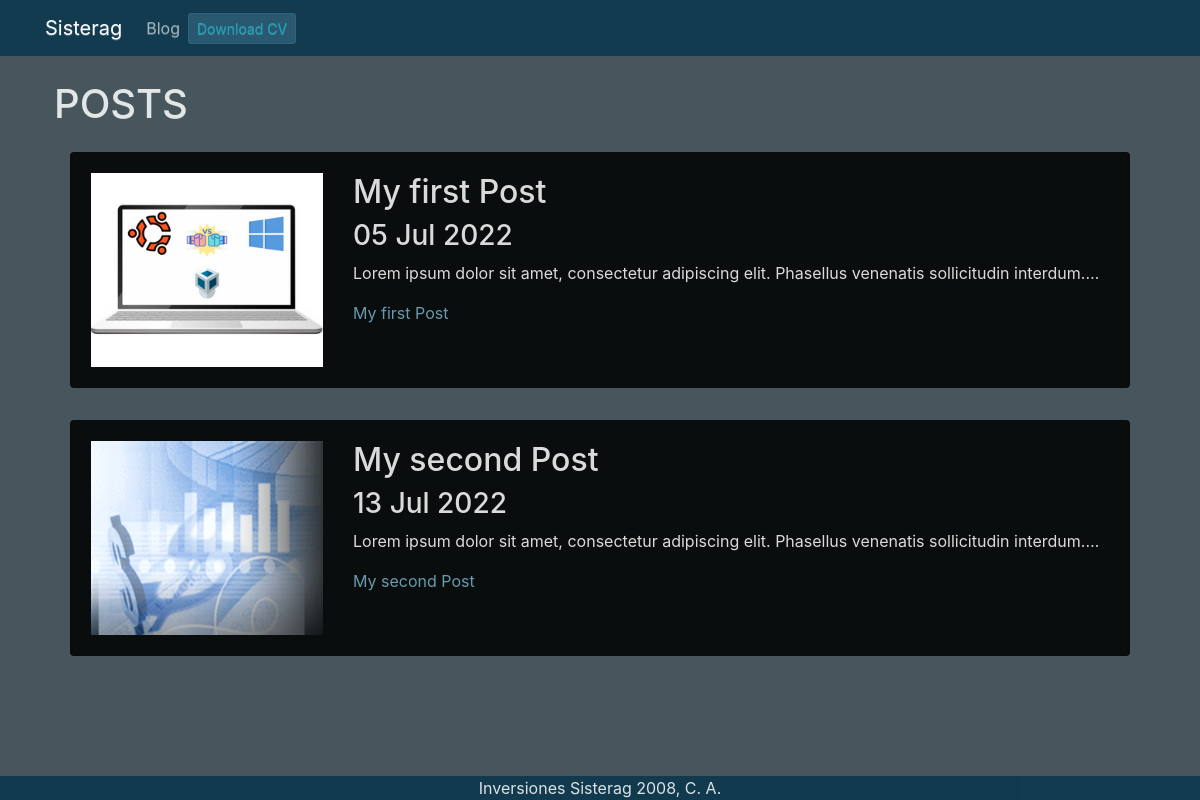
Screenshot of /blog/ with the database file from the repository.
### blog/models.py (models this page shows)
class Post(models.Model):
    title = CharField(max_length=100)
    description = TextField()
    image = ImageField(upload_to='blog/images')
    date = DateField(datetime.date.today)

### blog/views.py (the view)
# urls.py: path('', rndr_psts, name='posts'),
def rndr_psts(request):
    posts = Post.objects.all()
    return render(request, 'blog.htm', {'posts': posts})

### blog/templates/blog.htm
{% extends 'layout.htm' %}
{% block content %}
    <h1>POSTS</h1>
    {% for post in posts %}
        <div class="p-3">
            <div class='card card-body bg-black'>
                <div class="row">
                    <div class="col-3">
                        <img src='{{post.image.url}}' title='{{post.title}}' class='img-fluid img-hg'/>
                    </div>
                    <div class="col-9">
                        <h2>{{post.title}}</h2>
                        <h3>{{post.date|date:"d M Y"}}</h3>
                        <p>{{post.description|truncatechars:100}}</p>
                        <a href="{% url 'blog:post_detail' post.id %}">{{post.title}}</a>
                    </div>
                </div>
            </div>
        </div>
    {% endfor %}
{% endblock %}

### portfolio/static/estilos/style.css (style rules this page uses)
body { background-color: RGB(10, 30, 40, .75); color: RGB(255,255,255, .85); }
.bg-black { background-color: RGB(0, 0, 0, .85); }
p { text-align: justify; }
a { color: RGB(120,180,200, .85); }

### rows the page displays
Post: image (picture), title "My first Post", date "05 Jul 2022", description "Lorem ipsum dolor sit amet, consectetur adipiscing elit. Phasellus venenatis sollicitudin interdum.…"
Post: image (picture), title "My second Post", date "13 Jul 2022", description "Lorem ipsum dolor sit amet, consectetur adipiscing elit. Phasellus venenatis sollicitudin interdum.…"
